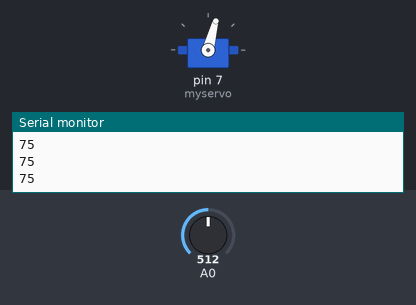
A sketch run on a simulated Arduino Uno, built with avr-gcc and run on an emulated ATmega328P. Parts: servo, the last lines printed to the serial monitor. The test bench sets the inputs (shaded band); at power-on: A0 = 512.

Above: at 1.2 s.
1.3 s: A0 set to 716
At 1.9 s:
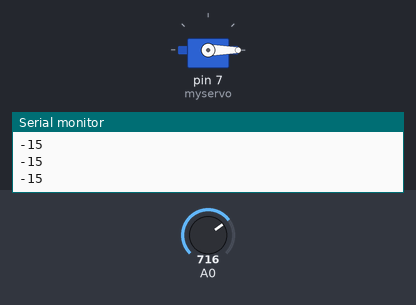
2.8 s: A0 set to 306
At 3.1 s:
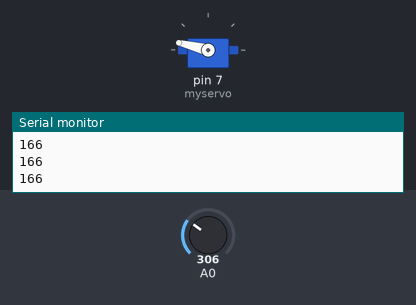
4.3 s: A0 set to 122
At 5.4 s:
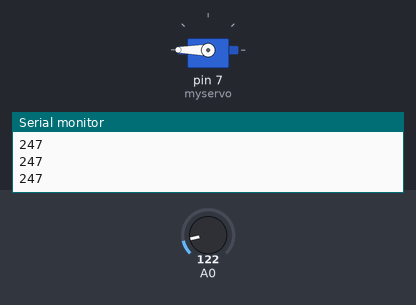
5.8 s: A0 set to 511
At 6.6 s:
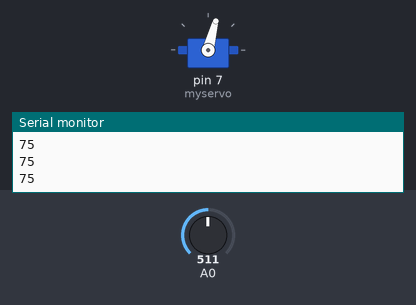
7.3 s: A0 set to 900
At 7.7 s:
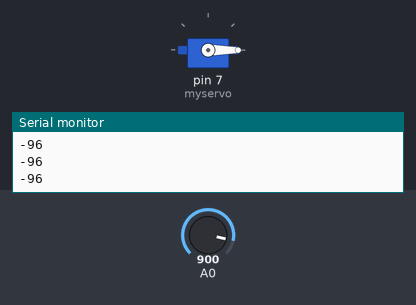
Timing chart, 0 to 9.8 s (numbered marks = the images above; inputs shaded):
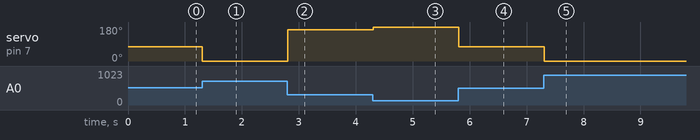

Measured:
- after the input at 1.3 s, servo on pin 7 (myservo): 75° → 0° at once
- after the input at 2.8 s, servo on pin 7 (myservo): 0° → 166° at once
- after the input at 4.3 s, servo on pin 7 (myservo): 166° → 180° at once
- after the input at 5.8 s, servo on pin 7 (myservo): 180° → 75° at once
- after the input at 7.3 s, servo on pin 7 (myservo): 75° → 0° at once

The sketch:

servo_control_with_flexsensor.ino
```cpp
// C++ code
//Servo control using flexor sensor
#include <Servo.h>

Servo myservo;
void setup()
{
  Serial.begin(9600);
  myservo.attach(7);

}

void loop()
{
  int angle_value = angle();
  Serial.println(angle_value);
  myservo.write(angle_value);
}
int angle(){
  int sensor_value=analogRead(A0);
  return map(sensor_value,682,275,0,180);

}
```
